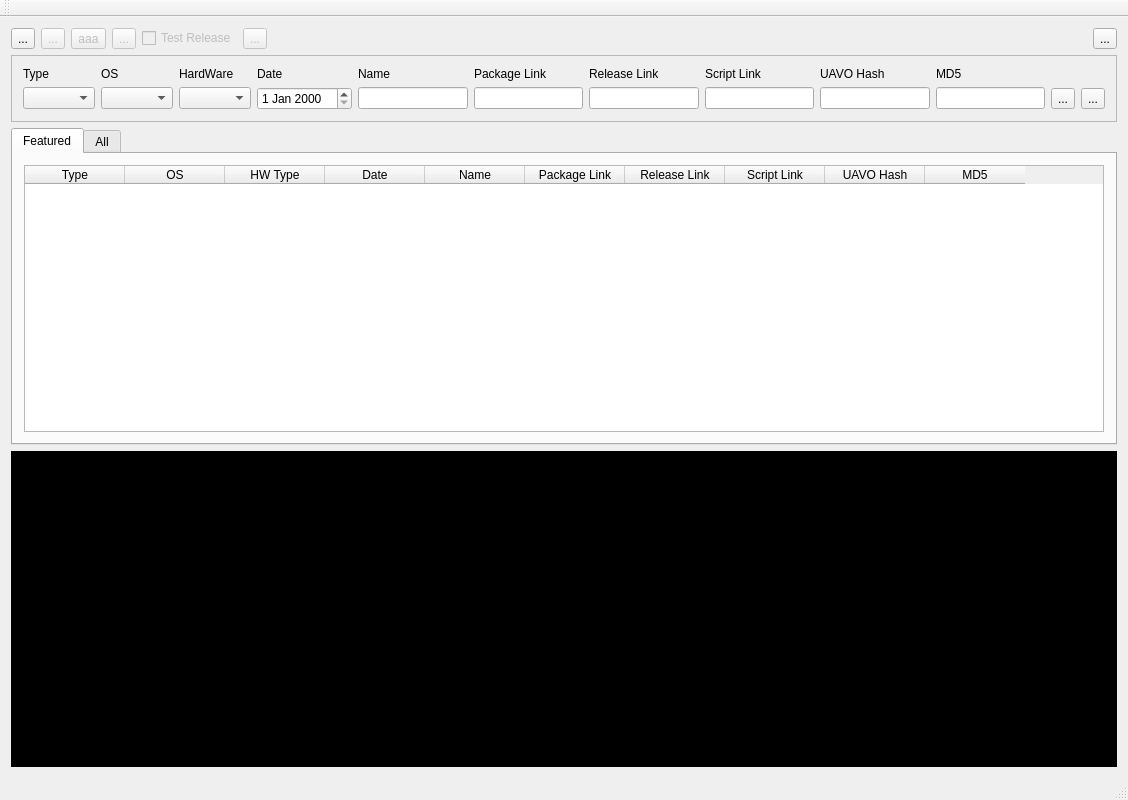
<?xml version="1.0" encoding="UTF-8"?>
<ui version="4.0">
 <class>MainWindow</class>
 <widget class="QMainWindow" name="MainWindow">
  <property name="geometry">
   <rect>
    <x>0</x>
    <y>0</y>
    <width>1128</width>
    <height>800</height>
   </rect>
  </property>
  <property name="windowTitle">
   <string>Release Builder</string>
  </property>
  <property name="windowIcon">
   <iconset resource="resources.qrc">
    <normaloff>:/icons/resources/tau_trans.png</normaloff>:/icons/resources/tau_trans.png</iconset>
  </property>
  <widget class="QWidget" name="centralWidget">
   <layout class="QVBoxLayout" name="verticalLayout">
    <item>
     <layout class="QHBoxLayout" name="horizontalLayout">
      <item>
       <widget class="QToolButton" name="fetchTB">
        <property name="toolTip">
         <string>Fetch information file</string>
        </property>
        <property name="text">
         <string>...</string>
        </property>
        <property name="icon">
         <iconset resource="resources.qrc">
          <normaloff>:/iconset/resources/iconset/004270-3d-glossy-blue-orb-icon-arrows-arrow2-download.png</normaloff>:/iconset/resources/iconset/004270-3d-glossy-blue-orb-icon-arrows-arrow2-download.png</iconset>
        </property>
        <property name="iconSize">
         <size>
          <width>32</width>
          <height>32</height>
         </size>
        </property>
       </widget>
      </item>
      <item>
       <widget class="QToolButton" name="pushTB">
        <property name="enabled">
         <bool>false</bool>
        </property>
        <property name="toolTip">
         <string>Submit changes to server</string>
        </property>
        <property name="text">
         <string>...</string>
        </property>
        <property name="icon">
         <iconset resource="resources.qrc">
          <normaloff>:/iconset/resources/iconset/004273-3d-glossy-blue-orb-icon-arrows-arrow2-upload.png</normaloff>:/iconset/resources/iconset/004273-3d-glossy-blue-orb-icon-arrows-arrow2-upload.png</iconset>
        </property>
        <property name="iconSize">
         <size>
          <width>32</width>
          <height>32</height>
         </size>
        </property>
       </widget>
      </item>
      <item>
       <widget class="QToolButton" name="makeReleaseTB">
        <property name="enabled">
         <bool>false</bool>
        </property>
        <property name="toolTip">
         <string>Make Release</string>
        </property>
        <property name="text">
         <string notr="true">aaa</string>
        </property>
        <property name="icon">
         <iconset resource="resources.qrc">
          <normaloff>:/iconset/resources/iconset/004346-3d-glossy-blue-orb-icon-arrows-two-ways-left-right.png</normaloff>:/iconset/resources/iconset/004346-3d-glossy-blue-orb-icon-arrows-two-ways-left-right.png</iconset>
        </property>
        <property name="iconSize">
         <size>
          <width>32</width>
          <height>32</height>
         </size>
        </property>
       </widget>
      </item>
      <item>
       <widget class="QToolButton" name="createItemTB">
        <property name="enabled">
         <bool>false</bool>
        </property>
        <property name="toolTip">
         <string>Create New Item</string>
        </property>
        <property name="text">
         <string>...</string>
        </property>
        <property name="icon">
         <iconset resource="resources.qrc">
          <normaloff>:/iconset/resources/iconset/004314-3d-glossy-blue-orb-icon-arrows-hand-pointer1.png</normaloff>:/iconset/resources/iconset/004314-3d-glossy-blue-orb-icon-arrows-hand-pointer1.png</iconset>
        </property>
        <property name="iconSize">
         <size>
          <width>32</width>
          <height>32</height>
         </size>
        </property>
       </widget>
      </item>
      <item>
       <widget class="QCheckBox" name="testReleaseCB">
        <property name="enabled">
         <bool>false</bool>
        </property>
        <property name="text">
         <string>Test Release</string>
        </property>
       </widget>
      </item>
      <item>
       <widget class="QToolButton" name="deleteTB">
        <property name="enabled">
         <bool>false</bool>
        </property>
        <property name="toolTip">
         <string>Delete Item</string>
        </property>
        <property name="text">
         <string>...</string>
        </property>
        <property name="icon">
         <iconset resource="resources.qrc">
          <normaloff>:/iconset/resources/iconset/glossy-3d-blue-delete-icon.png</normaloff>:/iconset/resources/iconset/glossy-3d-blue-delete-icon.png</iconset>
        </property>
        <property name="iconSize">
         <size>
          <width>32</width>
          <height>32</height>
         </size>
        </property>
       </widget>
      </item>
      <item>
       <spacer name="horizontalSpacer">
        <property name="orientation">
         <enum>Qt::Horizontal</enum>
        </property>
        <property name="sizeHint" stdset="0">
         <size>
          <width>40</width>
          <height>20</height>
         </size>
        </property>
       </spacer>
      </item>
      <item>
       <widget class="QToolButton" name="settingsTB">
        <property name="toolTip">
         <string>app settings</string>
        </property>
        <property name="text">
         <string>...</string>
        </property>
        <property name="icon">
         <iconset resource="resources.qrc">
          <normaloff>:/icons/resources/setting.png</normaloff>:/icons/resources/setting.png</iconset>
        </property>
        <property name="iconSize">
         <size>
          <width>32</width>
          <height>32</height>
         </size>
        </property>
       </widget>
      </item>
     </layout>
    </item>
    <item>
     <widget class="QFrame" name="createItemFrame">
      <property name="frameShape">
       <enum>QFrame::StyledPanel</enum>
      </property>
      <property name="frameShadow">
       <enum>QFrame::Raised</enum>
      </property>
      <layout class="QVBoxLayout" name="verticalLayout_4">
       <item>
        <layout class="QGridLayout" name="gridLayout">
         <item row="0" column="9">
          <widget class="QLabel" name="label_10">
           <property name="text">
            <string>MD5</string>
           </property>
          </widget>
         </item>
         <item row="0" column="1">
          <widget class="QLabel" name="label_2">
           <property name="text">
            <string>OS</string>
           </property>
          </widget>
         </item>
         <item row="1" column="2">
          <widget class="QComboBox" name="hwCB"/>
         </item>
         <item row="1" column="0">
          <widget class="QComboBox" name="typeCB"/>
         </item>
         <item row="1" column="1">
          <widget class="QComboBox" name="osCB"/>
         </item>
         <item row="0" column="6">
          <widget class="QLabel" name="label_8">
           <property name="text">
            <string>Release Link</string>
           </property>
          </widget>
         </item>
         <item row="1" column="4">
          <widget class="QLineEdit" name="nameLE"/>
         </item>
         <item row="0" column="2">
          <widget class="QLabel" name="label_4">
           <property name="text">
            <string>HardWare</string>
           </property>
          </widget>
         </item>
         <item row="0" column="0">
          <widget class="QLabel" name="label">
           <property name="text">
            <string>Type</string>
           </property>
          </widget>
         </item>
         <item row="0" column="7">
          <widget class="QLabel" name="label_7">
           <property name="text">
            <string>Script Link</string>
           </property>
          </widget>
         </item>
         <item row="0" column="4">
          <widget class="QLabel" name="label_5">
           <property name="text">
            <string>Name</string>
           </property>
          </widget>
         </item>
         <item row="1" column="8">
          <widget class="QLineEdit" name="uavoHashLE">
           <property name="readOnly">
            <bool>true</bool>
           </property>
          </widget>
         </item>
         <item row="1" column="3">
          <widget class="QDateEdit" name="dateEdit"/>
         </item>
         <item row="1" column="5">
          <widget class="QLineEdit" name="packageLinkLE"/>
         </item>
         <item row="0" column="5">
          <widget class="QLabel" name="label_6">
           <property name="text">
            <string>Package Link</string>
           </property>
          </widget>
         </item>
         <item row="1" column="7">
          <widget class="QLineEdit" name="scritLinkLE"/>
         </item>
         <item row="1" column="6">
          <widget class="QLineEdit" name="releaseLinkE"/>
         </item>
         <item row="0" column="3">
          <widget class="QLabel" name="label_3">
           <property name="text">
            <string>Date</string>
           </property>
          </widget>
         </item>
         <item row="0" column="8">
          <widget class="QLabel" name="label_9">
           <property name="text">
            <string>UAVO Hash</string>
           </property>
          </widget>
         </item>
         <item row="1" column="11">
          <widget class="QToolButton" name="cancelNewItemTB">
           <property name="toolTip">
            <string>Cancel</string>
           </property>
           <property name="text">
            <string>...</string>
           </property>
           <property name="icon">
            <iconset resource="resources.qrc">
             <normaloff>:/icons/resources/process-stop.svg</normaloff>:/icons/resources/process-stop.svg</iconset>
           </property>
          </widget>
         </item>
         <item row="1" column="9">
          <widget class="QLineEdit" name="md5LE">
           <property name="readOnly">
            <bool>true</bool>
           </property>
          </widget>
         </item>
         <item row="1" column="10">
          <widget class="QToolButton" name="processNewItemTB">
           <property name="toolTip">
            <string>Process</string>
           </property>
           <property name="text">
            <string>...</string>
           </property>
           <property name="icon">
            <iconset resource="resources.qrc">
             <normaloff>:/icons/resources/dialog-apply.svg</normaloff>:/icons/resources/dialog-apply.svg</iconset>
           </property>
          </widget>
         </item>
        </layout>
       </item>
      </layout>
     </widget>
    </item>
    <item>
     <widget class="QTabWidget" name="tabWidget">
      <property name="currentIndex">
       <number>0</number>
      </property>
      <widget class="QWidget" name="Featured">
       <attribute name="title">
        <string>Featured</string>
       </attribute>
       <layout class="QVBoxLayout" name="verticalLayout_2">
        <item>
         <widget class="QTableWidget" name="featuredReleasesTable">
          <property name="editTriggers">
           <set>QAbstractItemView::NoEditTriggers</set>
          </property>
          <property name="selectionBehavior">
           <enum>QAbstractItemView::SelectRows</enum>
          </property>
          <property name="sortingEnabled">
           <bool>true</bool>
          </property>
          <column>
           <property name="text">
            <string>Type</string>
           </property>
          </column>
          <column>
           <property name="text">
            <string>OS</string>
           </property>
          </column>
          <column>
           <property name="text">
            <string>HW Type</string>
           </property>
          </column>
          <column>
           <property name="text">
            <string>Date</string>
           </property>
          </column>
          <column>
           <property name="text">
            <string>Name</string>
           </property>
          </column>
          <column>
           <property name="text">
            <string>Package Link</string>
           </property>
          </column>
          <column>
           <property name="text">
            <string>Release Link</string>
           </property>
          </column>
          <column>
           <property name="text">
            <string>Script Link</string>
           </property>
          </column>
          <column>
           <property name="text">
            <string>UAVO Hash</string>
           </property>
          </column>
          <column>
           <property name="text">
            <string>MD5</string>
           </property>
          </column>
         </widget>
        </item>
       </layout>
      </widget>
      <widget class="QWidget" name="All">
       <attribute name="title">
        <string>All</string>
       </attribute>
       <layout class="QVBoxLayout" name="verticalLayout_3">
        <item>
         <widget class="QTableWidget" name="oldReleasesTable">
          <property name="selectionBehavior">
           <enum>QAbstractItemView::SelectRows</enum>
          </property>
          <property name="sortingEnabled">
           <bool>true</bool>
          </property>
          <column>
           <property name="text">
            <string>Type</string>
           </property>
          </column>
          <column>
           <property name="text">
            <string>OS</string>
           </property>
          </column>
          <column>
           <property name="text">
            <string>HW Type</string>
           </property>
          </column>
          <column>
           <property name="text">
            <string>Date</string>
           </property>
          </column>
          <column>
           <property name="text">
            <string>Name</string>
           </property>
          </column>
          <column>
           <property name="text">
            <string>Package Link</string>
           </property>
          </column>
          <column>
           <property name="text">
            <string>Release Link</string>
           </property>
          </column>
          <column>
           <property name="text">
            <string>Script Link</string>
           </property>
          </column>
          <column>
           <property name="text">
            <string>UAVO Hash</string>
           </property>
          </column>
          <column>
           <property name="text">
            <string>MD5</string>
           </property>
          </column>
         </widget>
        </item>
       </layout>
      </widget>
     </widget>
    </item>
    <item>
     <widget class="QTextBrowser" name="console">
      <property name="styleSheet">
       <string notr="true">background-color: rgb(0, 0, 0);
color: rgb(255, 255, 255);</string>
      </property>
      <property name="textInteractionFlags">
       <set>Qt::NoTextInteraction</set>
      </property>
     </widget>
    </item>
   </layout>
  </widget>
  <widget class="QToolBar" name="mainToolBar">
   <attribute name="toolBarArea">
    <enum>TopToolBarArea</enum>
   </attribute>
   <attribute name="toolBarBreak">
    <bool>false</bool>
   </attribute>
  </widget>
  <widget class="QStatusBar" name="statusBar"/>
 </widget>
 <layoutdefault spacing="6" margin="11"/>
 <resources>
  <include location="resources.qrc"/>
 </resources>
 <connections/>
</ui>
